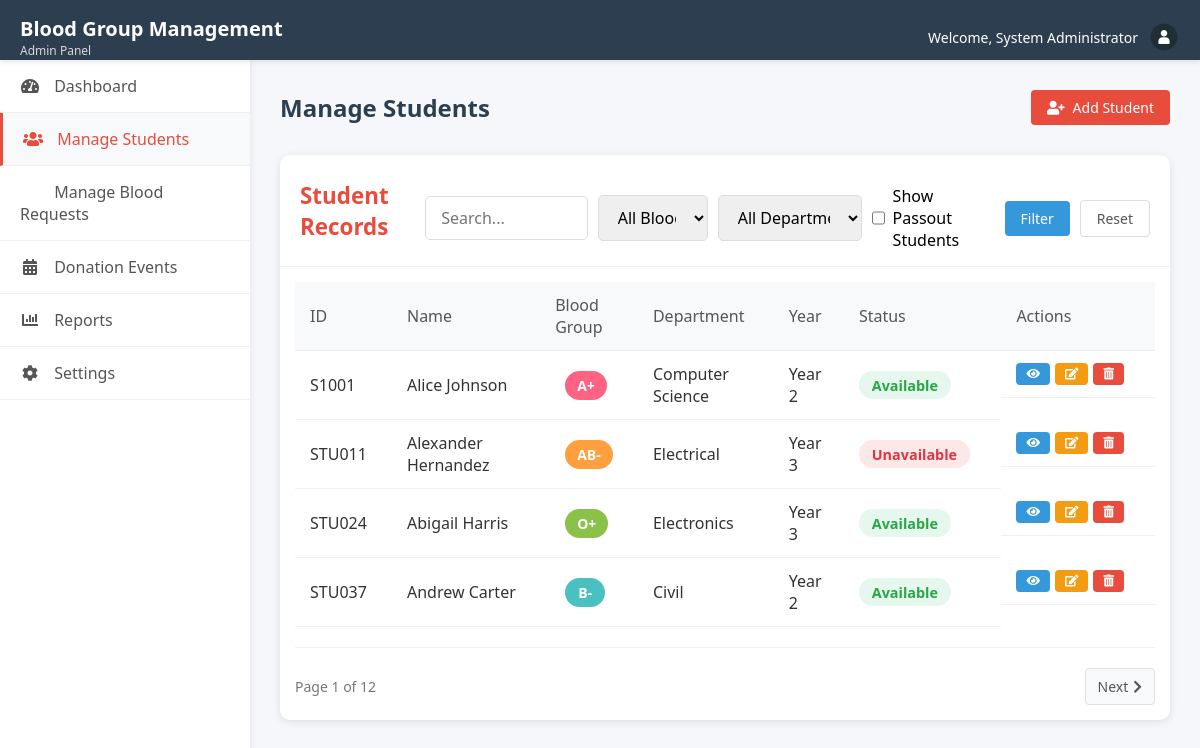
The app's page /admin/manage_students.php (signed in) with its own data.
### tables this page shows
CREATE TABLE `students` (
  `id` int(11) NOT NULL,
  `student_id` varchar(20) NOT NULL,
  `full_name` varchar(100) NOT NULL,
  `email` varchar(100) NOT NULL,
  `phone` varchar(15) NOT NULL,
  `blood_group` enum('A+','A-','B+','B-','AB+','AB-','O+','O-') NOT NULL,
  `department` varchar(50) NOT NULL,
  `year_of_study` int(11) NOT NULL,
  `last_donation_date` date DEFAULT NULL,
  `is_available` tinyint(1) DEFAULT 1,
  `password` varchar(255) NOT NULL,
  `created_at` timestamp NOT NULL DEFAULT current_timestamp()
);

### includes/admin_functions.php (called while the page is built, shortened)
<?php
function getBloodGroupColor($group) {
    $colors = [
        'A+' => '#FF6384',
        'A-' => '#36A2EB',
        'B+' => '#FFCE56',
        'B-' => '#4BC0C0',
        'AB+' => '#9966FF',
        'AB-' => '#FF9F40',
        'O+' => '#8AC249',
        'O-' => '#EA3546'
    ];
    return $colors[$group] ?? '#777';
}
?>

### admin/manage_students.php (the view, shortened to what this page needs)
<?php
require_once '../includes/config.php';
$limit = 4;
$page = isset($_GET['page']) ? (int)$_GET['page'] : 1;
$offset = ($page - 1) * $limit;
$search = $_GET['search'] ?? '';
$blood_group = $_GET['blood_group'] ?? '';
$department = $_GET['department'] ?? '';
$passout = isset($_GET['passout']) ? (int)$_GET['passout'] : 0;
$query = "SELECT * FROM students WHERE 1=1";
$params = [];
if ($passout) {
    $query .= " AND year_of_study > 3";
} else {
    $query .= " AND year_of_study < 4";
}
$count_query = str_replace('*', 'COUNT(*)', $query);
$stmt = $pdo->prepare($count_query);
$stmt->execute($params);
$total_students = $stmt->fetchColumn();
$query .= " ORDER BY full_name ASC LIMIT $limit OFFSET $offset";
$stmt = $pdo->prepare($query);
$stmt->execute($params);
$students = $stmt->fetchAll(PDO::FETCH_ASSOC);
?>
<!DOCTYPE html>
<html lang="en">
<head>
    <link rel="stylesheet" href="../assets/css/admin.css">
    <link rel="stylesheet" href="../assets/css/admin_login.css">
</head>
<body>
    <?php include '../includes/admin_header.php'; ?>
    <div class="admin-container">
        <?php include '../includes/admin_sidebar.php'; ?>
        <main class="admin-content">
            <div class="content-header">
                <h1>Manage Students</h1>
                <a href="add_student.php" class="btn btn-primary">
                    <i class="fas fa-user-plus"></i> Add Student
                </a>
            </div>
            <div class="card">
                <div class="card-header">
                    <h2>Student Records</h2>
                    <form method="get" class="filter-form">
                        <div class="form-group">
                            <input type="text" name="search" placeholder="Search..." value="<?php echo htmlspecialchars($search); ?>">
                        </div>
                        <div class="form-group">
                            <select name="blood_group">
                                <option value="">All Blood Groups</option>
                            </select>
                        </div>
                        <div class="form-group">
                            <select name="department">
                                <option value="">All Departments</option>
                            </select>
                        </div>
                        <div class="passout-filter">
                            <input type="checkbox" id="passout" name="passout" value="1" <?php echo $passout ? 'checked' : ''; ?>>
                            <label for="passout"  class="passout" >Show Passout Students</label>
                        </div>
                        <button type="submit" class="btn btn-secondary">Filter</button>
                        <a href="manage_students.php" class="btn btn-outline">Reset</a>
                    </form>
                </div>
                <div class="card-body">
                    <div class="table-responsive">
                        <table class="students-table">
                            <thead>
                                <tr>
                                    <th>ID</th>
                                    <th>Name</th>
                                    <th>Blood Group</th>
                                    <th>Department</th>
                                    <th>Year</th>
                                    <th>Status</th>
                                    <th>Actions</th>
                                </tr>
                            </thead>
                            <tbody>
                                <?php if (count($students) > 0): ?>
                                    <?php foreach($students as $student): ?>
                                    <tr>
                                        <td><?php echo htmlspecialchars($student['student_id']); ?></td>
                                        <td><?php echo htmlspecialchars($student['full_name']); ?></td>
                                        <td>
                                            <span class="blood-group-badge" style="background-color: <?php echo getBloodGroupColor($student['blood_group']); ?>">
                                                <?php echo htmlspecialchars($student['blood_group']); ?>
                                            </span>
                                        </td>
                                        <td><?php echo htmlspecialchars($student['department']); ?></td>
                                        <td>
                                            <?php
                                            if ($student['year_of_study'] >= 4) {
                                                echo 'Passout';
                                            } else {
                                                echo 'Year ' . htmlspecialchars($student['year_of_study']);
                                            }
                                            ?>
                                        </td>
                                        <td>
                                            <span class="status-badge <?php echo $student['is_available'] ? 'active' : 'inactive'; ?>">
                                                <?php echo $student['is_available'] ? 'Available' : 'Unavailable'; ?>
                                            </span>
                                        </td>
                                        <td class="actions">
                                            <a href="view_student.php?id=<?php echo $student['id']; ?>" class="btn btn-sm btn-info" title="View">
                                                <i class="fas fa-eye"></i>
                                            </a>
                                            <a href="edit_student.php?id=<?php echo $student['id']; ?>" class="btn btn-sm btn-warning" title="Edit">
                                                <i class="fas fa-edit"></i>
                                            </a>
                                            <a href="process_actions.php?action=delete_student&id=<?php echo $student['id']; ?>"
                                               class="btn btn-sm btn-danger" title="Delete" onclick="return confirm('Are you sure?')">
                                                <i class="fas fa-trash-alt"></i>
                                            </a>
                                        </td>
                                    </tr>
                                    <?php endforeach; ?>
                                <?php endif; ?>
                            </tbody>
                        </table>
                    </div>
                    <?php if ($total_students > 0): ?>
                    <div class="pagination">
                        <span class="page-info">Page <?php echo $page; ?> of <?php echo ceil($total_students / $limit); ?></span>
                        <?php if($page * $limit < $total_students): ?>
                            <a href="?page=<?php echo $page+1; ?>&search=<?php echo urlencode($search); ?>&blood_group=<?php echo urlencode($blood_group); ?>&department=<?php echo urlencode($department); ?>&passout=<?php echo $passout; ?>" class="page-link">
                                Next <i class="fas fa-chevron-right"></i>
                            </a>
                        <?php endif; ?>
                    </div>
                    <?php endif; ?>
                </div>
            </div>
        </main>
    </div>
</body>
</html>

### assets/css/admin.css (style rules this page uses)
:root { --primary-color: #e74c3c; --secondary-color: #3498db; --dark-color: #2c3e50; --light-color: #ecf0f1; --success-color: #2ecc71; --danger-color: #e74c3c; --warning-color: #f39c12; --info-color: #3498db; --sidebar-width: 250px; }
* { margin: 0; padding: 0; box-sizing: border-box; font-family: 'Segoe UI', Tahoma, Geneva, Verdana, sans-serif; }
body { background-color: #f5f7fa; color: #333; }
.admin-container { display: flex; min-height: calc(100vh - 60px); }
.admin-content { flex: 1; padding: 30px; background-color: #f5f7fa; }
.content-header { display: flex; justify-content: space-between; align-items: center; margin-bottom: 30px; }
.content-header h1 { color: var(--dark-color); font-size: 24px; }
.card { background: white; border-radius: 8px; box-shadow: 0 3px 10px rgba(0,0,0,0.05); margin-bottom: 30px; }
.card-header { padding: 20px; border-bottom: 1px solid #f0f0f0; display: flex; justify-content: space-between; align-items: center; }
.card-header h2 { font-size: 18px; color: var(--dark-color); }
.card-body { padding: 20px; }
.filter-form { display: flex; gap: 10px; align-items: center; }
.filter-form .form-group { margin-bottom: 0; }
.filter-form input, .filter-form select { padding: 8px 12px; font-size: 14px; }
.table-responsive { overflow-x: auto; }
.students-table { width: 100%; border-collapse: collapse; }
.students-table th { background-color: #f8f9fa; padding: 12px 15px; text-align: left; font-weight: 500; color: #555; }
.students-table td { padding: 12px 15px; border-bottom: 1px solid #f0f0f0; }
.blood-group-badge { display: inline-block; padding: 4px 10px; border-radius: 20px; color: white; font-size: 12px; font-weight: bold; }
.status-badge { display: inline-block; padding: 4px 10px; border-radius: 20px; font-size: 12px; font-weight: bold; }
.status-badge.active { background-color: #d4edda; color: #155724; }
.status-badge.inactive { background-color: #f8d7da; color: #721c24; }
.btn { display: inline-flex; align-items: center; justify-content: center; padding: 8px 16px; border-radius: 4px; font-size: 14px; font-weight: 500; cursor: pointer; transition: all 0.3s; border: none; text-decoration: none; gap: 8px; }
.btn-sm { padding: 5px 10px; font-size: 12px; }
.btn-primary { background-color: var(--primary-color); color: white; }
.btn-secondary { background-color: var(--secondary-color); color: white; }
.btn-danger { background-color: var(--danger-color); color: white; }
.btn-warning { background-color: var(--warning-color); color: white; }
.btn-info { background-color: var(--info-color); color: white; }
.btn-outline { background-color: transparent; border: 1px solid #ddd; color: #555; }
.pagination { display: flex; justify-content: space-between; align-items: center; margin-top: 20px; padding-top: 20px; border-top: 1px solid #f0f0f0; }
.page-link { display: inline-flex; align-items: center; padding: 8px 12px; border-radius: 4px; background-color: #f8f9fa; color: #555; text-decoration: none; font-size: 14px; gap: 5px; }
.page-info { font-size: 14px; color: #777; }
.form-group { margin-bottom: 15px; }
.form-group input, .form-group select, .form-group textarea { width: 100%; padding: 10px 15px; border: 1px solid #ddd; border-radius: 5px; font-size: 16px; }
.card { background: white; border-radius: 10px; box-shadow: 0 2px 8px rgba(0,0,0,0.1); overflow: hidden; margin-bottom: 20px; }
.card-header { color: white; padding: 15px 20px; }
.card-header h2 { margin: 0; font-size: 1.4rem; color: var(--primary-color) }
.card-body { padding: 15px; }
.blood-group-badge { display: inline-block; padding: 0.3rem 0.8rem; border-radius: 20px; color: white; font-weight: bold; font-size: 0.9rem; }
.status-badge { display: inline-block; padding: 0.3rem 0.8rem; border-radius: 20px; font-weight: bold; font-size: 0.9rem; }
.status-badge.active { background-color: #e6f7ee; color: #28a745; }
.status-badge.inactive { background-color: #fce8e6; color: #dc3545; }

### assets/css/admin_login.css (style rules this page uses)
:root { --primary-color: #e74c3c; --secondary-color: #3498db; --dark-color: #2c3e50; --light-color: #ecf0f1; --danger-color: #e74c3c; --success-color: #2ecc71; }
.form-group { margin-bottom: 20px; }
.form-group input { width: 100%; padding: 12px 15px; border: 1px solid #ddd; border-radius: 5px; font-size: 16px; transition: all 0.3s; }

### assets/css/blood-requests.css (style rules this page uses)
.blood-group-badge { display: inline-block; padding: 5px 12px; border-radius: 20px; color: white; font-weight: 600; font-size: 14px; margin-left: 10px; }

### records on screen
students: student "STU024", full_name "Abigail Harris", blood_group "O+", department "Electronics", year_of_study "3", is_available "Available"
students: student "STU011", full_name "Alexander Hernandez", blood_group "AB-", department "Electrical", year_of_study "3", is_available "Unavailable"
students: student "S1001", full_name "Alice Johnson", blood_group "A+", department "Computer Science", year_of_study "2", is_available "Available"
students: student "STU037", full_name "Andrew Carter", blood_group "B-", department "Civil", year_of_study "2", is_available "Available"

### other values on screen
$_SESSION['admin_name'] "System Administrator"
$page "1"
ceil($total_students / $limit) "12"
